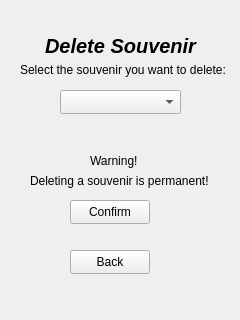
<?xml version="1.0" encoding="UTF-8"?>
<ui version="4.0">
 <class>AdminDeleteSouvenir</class>
 <widget class="QWidget" name="AdminDeleteSouvenir">
  <property name="geometry">
   <rect>
    <x>0</x>
    <y>0</y>
    <width>240</width>
    <height>320</height>
   </rect>
  </property>
  <property name="windowTitle">
   <string>Form</string>
  </property>
  <widget class="QLabel" name="labelDelTitle">
   <property name="geometry">
    <rect>
     <x>20</x>
     <y>30</y>
     <width>201</width>
     <height>31</height>
    </rect>
   </property>
   <property name="font">
    <font>
     <family>Segoe UI</family>
     <pointsize>15</pointsize>
     <italic>true</italic>
     <bold>true</bold>
    </font>
   </property>
   <property name="text">
    <string>Delete Souvenir</string>
   </property>
   <property name="alignment">
    <set>Qt::AlignmentFlag::AlignCenter</set>
   </property>
  </widget>
  <widget class="QLabel" name="labelDelSubtitle">
   <property name="geometry">
    <rect>
     <x>20</x>
     <y>60</y>
     <width>221</width>
     <height>20</height>
    </rect>
   </property>
   <property name="text">
    <string>Select the souvenir you want to delete:</string>
   </property>
  </widget>
  <widget class="QComboBox" name="deleteSouvCombo">
   <property name="geometry">
    <rect>
     <x>60</x>
     <y>90</y>
     <width>121</width>
     <height>24</height>
    </rect>
   </property>
  </widget>
  <widget class="QPushButton" name="delSouvConfirm">
   <property name="geometry">
    <rect>
     <x>70</x>
     <y>200</y>
     <width>80</width>
     <height>24</height>
    </rect>
   </property>
   <property name="text">
    <string>Confirm</string>
   </property>
  </widget>
  <widget class="QLabel" name="labelWarningMsg">
   <property name="geometry">
    <rect>
     <x>30</x>
     <y>170</y>
     <width>181</width>
     <height>21</height>
    </rect>
   </property>
   <property name="text">
    <string>Deleting a souvenir is permanent!</string>
   </property>
  </widget>
  <widget class="QLabel" name="labelWarning">
   <property name="geometry">
    <rect>
     <x>90</x>
     <y>150</y>
     <width>61</width>
     <height>21</height>
    </rect>
   </property>
   <property name="text">
    <string>Warning!</string>
   </property>
  </widget>
  <widget class="QPushButton" name="delSouvBack">
   <property name="geometry">
    <rect>
     <x>70</x>
     <y>250</y>
     <width>80</width>
     <height>24</height>
    </rect>
   </property>
   <property name="text">
    <string>Back</string>
   </property>
  </widget>
 </widget>
 <resources/>
 <connections/>
</ui>
